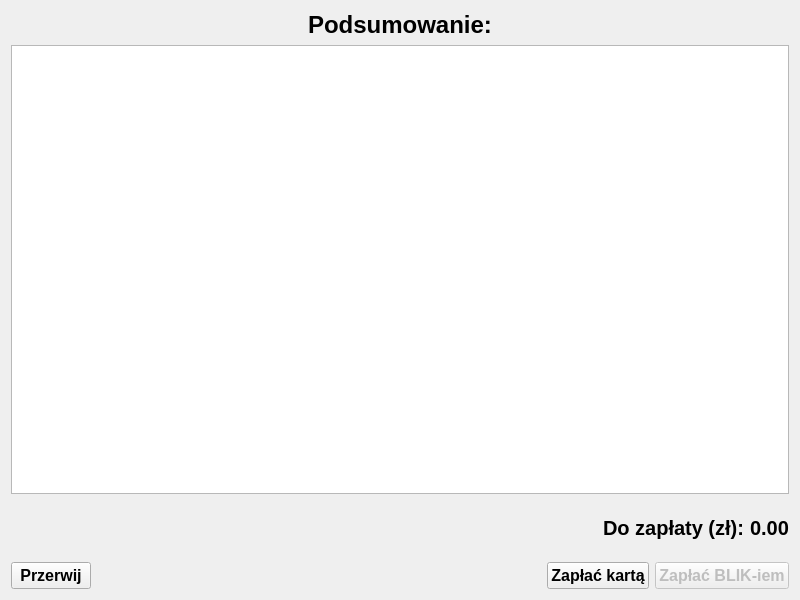
<?xml version="1.0" encoding="UTF-8"?>
<ui version="4.0">
 <class>EkranPodsumowania</class>
 <widget class="QWidget" name="EkranPodsumowania">
  <property name="geometry">
   <rect>
    <x>0</x>
    <y>0</y>
    <width>800</width>
    <height>600</height>
   </rect>
  </property>
  <property name="windowTitle">
   <string>Form</string>
  </property>
  <layout class="QVBoxLayout" name="verticalLayout" stretch="0,8,1,0">
   <item>
    <widget class="QLabel" name="labPodsumowanieTytul">
     <property name="font">
      <font>
       <pointsize>18</pointsize>
       <bold>true</bold>
      </font>
     </property>
     <property name="text">
      <string>Podsumowanie:</string>
     </property>
     <property name="alignment">
      <set>Qt::AlignCenter</set>
     </property>
    </widget>
   </item>
   <item>
    <widget class="QTableWidget" name="twPodsumowanieKupno"/>
   </item>
   <item>
    <layout class="QHBoxLayout" name="horizontalLayout_2" stretch="2,0">
     <item>
      <widget class="QLabel" name="labPodsumowanieOpis">
       <property name="font">
        <font>
         <pointsize>15</pointsize>
         <bold>true</bold>
        </font>
       </property>
       <property name="text">
        <string>Do zapłaty (zł):</string>
       </property>
       <property name="alignment">
        <set>Qt::AlignRight|Qt::AlignTrailing|Qt::AlignVCenter</set>
       </property>
      </widget>
     </item>
     <item>
      <widget class="QLabel" name="labPodsumowanieWartosc">
       <property name="font">
        <font>
         <pointsize>15</pointsize>
         <bold>true</bold>
        </font>
       </property>
       <property name="text">
        <string>0.00</string>
       </property>
      </widget>
     </item>
    </layout>
   </item>
   <item>
    <layout class="QHBoxLayout" name="horizontalLayout">
     <item>
      <widget class="QPushButton" name="pbPodsuomowanieWroc">
       <property name="font">
        <font>
         <pointsize>12</pointsize>
         <bold>true</bold>
        </font>
       </property>
       <property name="text">
        <string>Przerwij</string>
       </property>
      </widget>
     </item>
     <item>
      <spacer name="horizontalSpacer">
       <property name="orientation">
        <enum>Qt::Horizontal</enum>
       </property>
       <property name="sizeHint" stdset="0">
        <size>
         <width>40</width>
         <height>20</height>
        </size>
       </property>
      </spacer>
     </item>
     <item>
      <widget class="QPushButton" name="pbPodsumowanieKarta">
       <property name="font">
        <font>
         <pointsize>12</pointsize>
         <bold>true</bold>
        </font>
       </property>
       <property name="text">
        <string>Zapłać kartą</string>
       </property>
      </widget>
     </item>
     <item>
      <widget class="QPushButton" name="pbPodsumowanieBLIK">
       <property name="enabled">
        <bool>false</bool>
       </property>
       <property name="font">
        <font>
         <pointsize>12</pointsize>
         <bold>true</bold>
        </font>
       </property>
       <property name="text">
        <string>Zapłać BLIK-iem</string>
       </property>
      </widget>
     </item>
    </layout>
   </item>
  </layout>
 </widget>
 <resources/>
 <connections/>
</ui>
